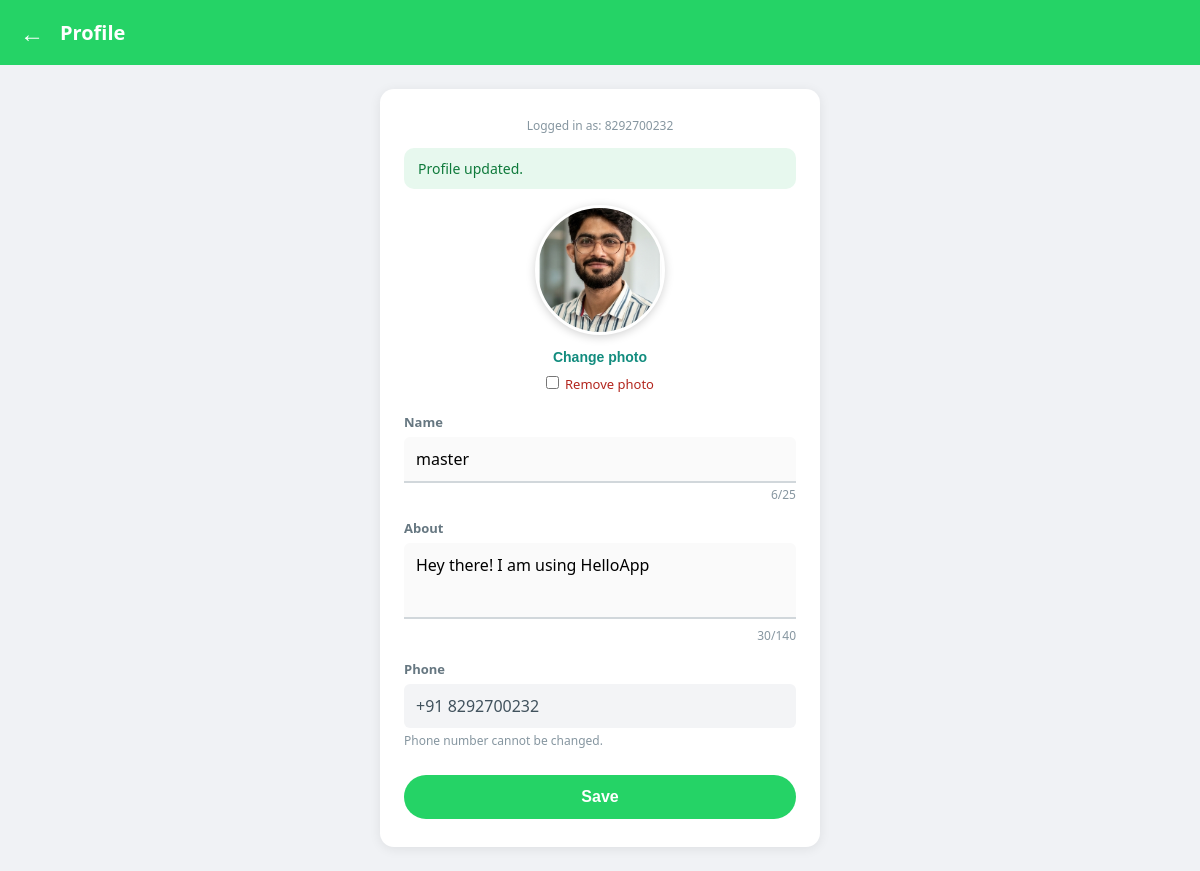
Screenshot of /profile/edit/ (signed in) with the database file from the repository.
### chat/models.py (models this page shows, shortened)
class Profile(models.Model):
    user = models.OneToOneField(User, on_delete=models.CASCADE, related_name="profile")
    phone = models.CharField(max_length=10, unique=True)
    full_name = models.CharField(max_length=25, blank=True)
    dp = models.ImageField(upload_to="dp/", blank=True, null=True)
    about = models.CharField(max_length=140, blank=True, default="Hey there! I am using HelloApp")

### chat/views.py (the view, shortened to what this page needs)
# urls.py: path("profile/edit/", views.edit_profile, name="edit_profile"),
def edit_profile(request):
    if not request.user.is_authenticated:
        return redirect("login")
    profile = Profile.objects.filter(user=request.user).first()
    creating = profile is None
    if creating:
        profile = Profile(user=request.user, about=DEFAULT_ABOUT)
    error = None
    name_value = profile.full_name
    about_value = profile.about
    phone_value = profile.phone
    saved = request.session.pop("profile_saved", False)
    return render(request, "edit_profile.html", {
        "profile": profile,
        "creating": creating,
        "error": error,
        "saved": saved,
        "name_value": name_value,
        "about_value": about_value,
        "phone_value": phone_value,
    })

### templates/edit_profile.html (shortened to what this page needs)
<!DOCTYPE html>
<html lang="en">
<head>
</head>
<body>
    <div class="top">
        <a href="{% url 'home' %}" aria-label="Back">←</a>
        Profile
    </div>
    <div class="card">
        <p class="who">Logged in as: {{ request.user.username }}</p>
            {% if saved %}<p class="msg ok">Profile updated.</p>{% endif %}
            <form method="POST" enctype="multipart/form-data">
                <div class="avatar-wrap">
                    <div class="avatar" id="avatar"
                         {% if profile.dp %}style="background-image:url('{{ profile.dp.url }}')"{% endif %}
                         data-original="{% if profile.dp %}{{ profile.dp.url }}{% endif %}">{% if not profile.dp %}👤{% endif %}</div>
                    <button type="button" class="change" id="changeBtn">Change photo</button>
                    {% if profile.dp %}
                        <label class="remove"><input type="checkbox" name="remove_dp" id="removeDp">Remove photo</label>
                    {% endif %}
                </div>
                <label class="l" for="full_name">Name</label>
                <input type="text" id="full_name" name="full_name" value="{{ name_value }}" maxlength="25" required>
                <div class="count"><span id="nameCount">0</span>/25</div>
                <label class="l" for="about">About</label>
                <textarea id="about" name="about" maxlength="140">{{ about_value }}</textarea>
                <div class="count"><span id="aboutCount">0</span>/140</div>
                {% if creating %}
                    <label class="l" for="phone">Phone</label>
                    <input type="text" id="phone" name="phone" value="{{ phone_value }}" maxlength="10" inputmode="numeric" placeholder="10-digit mobile number" required>
                    <p class="hint">Friends find you with this number.</p>
                {% else %}
                    <label class="l">Phone</label>
                    <div class="phone">+91 {{ profile.phone }}</div>
                    <p class="hint">Phone number cannot be changed.</p>
                {% endif %}
                <button type="submit" class="btn">Save</button>
            </form>
    </div>
</body>
</html>

### templates/edit_profile.html (style rules this page uses)
* { box-sizing:border-box;margin:0;padding:0; }
body { font-family:"Segoe UI",Roboto,Arial,sans-serif; background:#f0f2f5; min-height:100vh; }
.top { background:#25D366; color:#fff; padding:16px 20px; display:flex; align-items:center; gap:16px; font-size:20px; font-weight:600; }
.top a { color:#fff;text-decoration:none;font-size:24px; }
.card { max-width:440px; margin:24px auto; background:#fff; border-radius:14px; padding:28px 24px; box-shadow:0 2px 12px rgba(0,0,0,.08); }
.avatar-wrap { text-align:center;margin-bottom:20px; }
.avatar { width:130px;height:130px; border-radius:50%; background:#e4e8ec center/cover no-repeat; margin:0 auto 10px; display:flex;align-items:center;justify-content:center; font-size:50px; cursor:pointer; border:3px solid #fff; box-shadow:0 2px 10px rgba(0,0,0,.18); }
.change { color:#128C7E;font-size:14px;font-weight:600;cursor:pointer;background:none;border:none; }
.remove { display:block;margin-top:8px;font-size:13px;color:#b3261e; }
.remove input { margin-right:6px; }
label.l { display:block;font-size:13px;font-weight:600;color:#667781;margin:16px 0 6px; }
input[type=text], textarea { width:100%; font:inherit; font-size:16px; padding:11px 12px; border:none; border-bottom:2px solid #d1d7db; background:#fafafa; outline:none; border-radius:6px 6px 0 0; }
textarea { resize:none;height:76px; }
.count { text-align:right;font-size:12px;color:#8696a0;margin-top:3px; }
.phone { padding:11px 12px; background:#f3f4f6; border-radius:6px; color:#41525d; font-size:16px; }
.hint { font-size:12px;color:#8696a0;margin-top:4px; }
.btn { display:block;width:100%; margin-top:26px; padding:13px; border:none;border-radius:28px; background:#25D366;color:#fff; font-size:16px;font-weight:600;cursor:pointer; }
.msg { padding:11px 14px;border-radius:10px;font-size:14px;margin-bottom:16px; }
.ok { background:#e7f8ee;color:#0f7a3b; }
.who { font-size:12px;color:#8696a0;text-align:center;margin-bottom:14px; }

### rows the page displays
Profile: dp (picture), full_name "master", about "Hey there! I am using HelloApp", phone "8292700232"

### other values shown
{{ request.user.username }} "8292700232"
